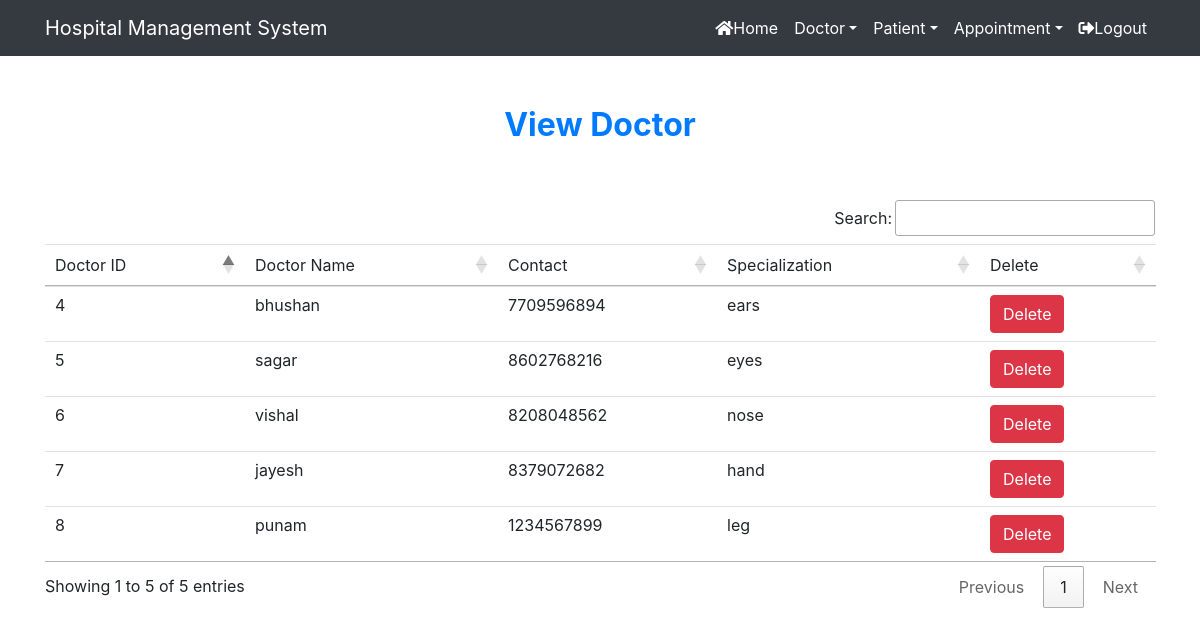
/view_doctor/ (signed in), run on the app's committed database.
### Hospital/models.py (models this page shows, shortened)
class Doctor(models.Model):
    name = models.CharField(max_length=50)
    mobile = models.IntegerField()
    special = models.CharField(max_length=50)

### Hospital/views.py (the view)
# urls.py: path('view_doctor/', View_Doctor, name='view_doctor'),
def View_Doctor(request):
    if not request.user.is_staff:
        return redirect('login')
    doc = Doctor.objects.all()
    d = {'doc':doc}
    return render(request, 'view_doctor.html',d)

### Hospital/templates/view_doctor.html
{% extends 'navigationbar.html' %}
{% load static %}
{% block body %}
<div class="container" style="margin-top:50px">
<h2 class="text-center text-primary font-weight-bold">View Doctor</h2>
<br><br>
<table class="table table-hover" id="example">
    <thead>
    <tr>
        <td>Doctor ID</td>
        <td>Doctor Name</td>
        <td>Contact</td>
        <td>Specialization</td>
        <td>Delete</td>
    </tr>
    </thead>
    <tbody>
    {% for i in doc %}
    <tr>
        <td>{{i.id}}</td>
        <td>{{i.name}}</td>
        <td>{{i.mobile}}</td>
        <td>{{i.special}}</td>
        <td><a href="{% url 'delete_doctor' i.id%}" onclick="return confirm('Are u really want to delete?')" class="btn btn-danger">Delete</a></td>
    </tr>
    {% endfor %}
    </tbody>
</table>
</div>
{% endblock %}

### Hospital/templates/navigationbar.html (shortened to what this page needs)
<html>
{% load static %}
<head>
  <link rel="stylesheet" href="https://maxcdn.bootstrapcdn.com/bootstrap/4.3.1/css/bootstrap.min.css">
    <link rel="stylesheet" href="https://use.fontawesome.com/releases/v5.6.3/css/all.css">
  <link rel="stylesheet" type="text/css" href="{% static 'css\mystyle.css' %}">
<link rel="stylesheet" href="https://cdn.datatables.net/1.10.21/css/jquery.dataTables.min.css">
<link rel="stylesheet" href="https://cdn.datatables.net/buttons/1.6.3/css/buttons.dataTables.min.css">
</head>
<nav class="navbar navbar-expand-sm bg-dark navbar-dark">
    <div class="container">
<a class="navbar-brand" href="#">Hospital Management System</a>
    <div id="myMenu">
        <ul class="navbar-nav ml-auto text-center">
            {% if request.user.is_staff %}
            <li class="nav-item"><a class="nav-link" href="{% url 'home' %}"><i class="fa fa-home" aria-hidden="true"></i>Home</a></li>
            <li class="nav-item dropdown"><a class="nav-link dropdown-toggle" data-toggle="dropdown" href="#">Doctor</a>
            </li>
            <li class="nav-item dropdown"><a class="nav-link dropdown-toggle" data-toggle="dropdown" href="#">Patient</a>
            </li>
            <li class="nav-item dropdown"><a class="nav-link dropdown-toggle" data-toggle="dropdown" href="#">Appointment</a>
            </li>
            <li class="nav-item"><a class="nav-link" href="{% url 'logout' %}"><i class="fas fa-sign-out-alt"></i>Logout</a></li>
            {% endif %}
        </ul>
    </div>
        </div>
</nav>
{% block body %}
{% endblock %}
</html>

### Hospital/static/css/mystyle.css (style rules this page uses)
.nav-link { color:white !important; }

### data on the page
Doctor: id "4", name "bhushan", mobile "7709596894", special "ears"
Doctor: id "5", name "sagar", mobile "8602768216", special "eyes"
Doctor: id "6", name "vishal", mobile "8208048562", special "nose"
Doctor: id "7", name "jayesh", mobile "8379072682", special "hand"
Doctor: id "8", name "punam", mobile "1234567899", special "leg"
